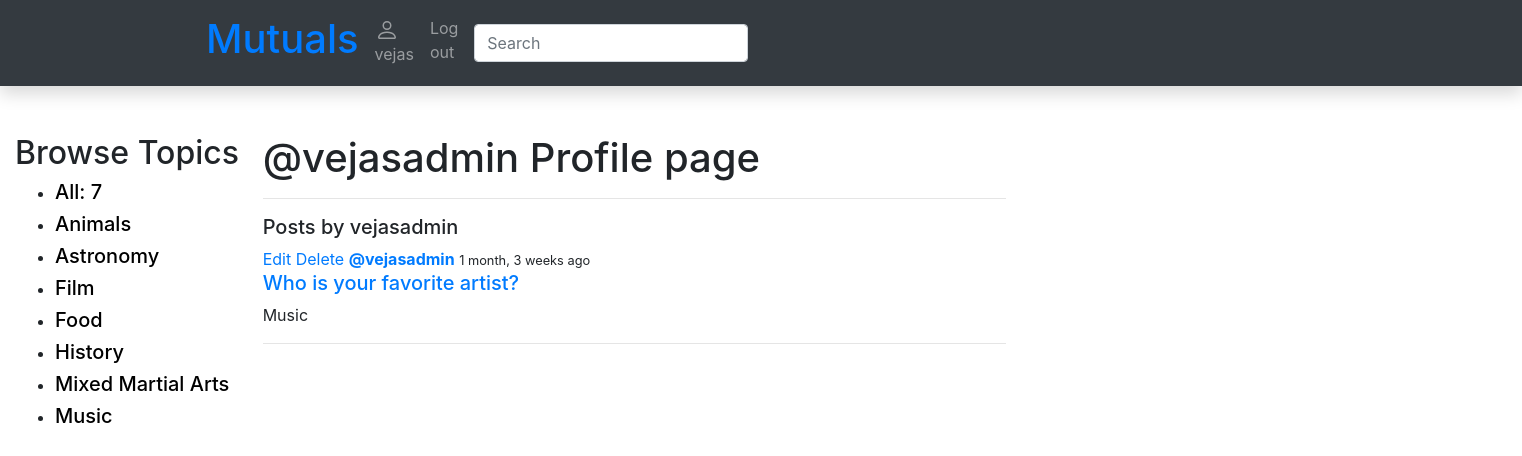
The page /profile/1/ (signed in) on the database its author committed.
### library/models.py (models this page shows, shortened)
class Interest(models.Model):
    name = models.CharField('Interest name', max_length=100)
    description = HTMLField()
    def __str__(self):
        return self.name
    class Meta:
        ordering = ['name']

class Post(models.Model):
    post_name = models.CharField('Post name', max_length=100)
    description = HTMLField()
    updated = models.DateTimeField(auto_now=True)
    created = models.DateTimeField(auto_now_add=True)
    interest_tag = models.ManyToManyField(Interest, related_name='interest_tag')
    post_host = models.ForeignKey(User, on_delete=models.SET_NULL, null=True)
    class Meta:
        ordering = ['-updated', 'created']

### library/views.py (the view)
# urls.py: path('profile/<str:pk>/', views.userProfile, name="user-profile"),
def userProfile(request, pk):
    user = User.objects.get(id=pk)
    userprof, created = SiteUser.objects.get_or_create(page_user=user)
    posts = user.post_set.all()
    post_comments = user.comment_set.all()
    interests = Interest.objects.all()
    context = {
        'user': user,
        'userprof': userprof,
        'posts': posts,
        'post_comments': post_comments,
        'interests': interests
    }
    return render(request, 'library/profile.html', context)

### library/templates/library/profile.html (shortened to what this page needs)
{% extends 'main.html' %}
{% load static %}
{% block content %}
<div class="profile-container">
    <div>
        {% include 'library/topics_component.html'  %}
    </div>
        <div>
        <h1>@{{user}} Profile page</h1>
        <hr>
        <h5>Posts by {{user}}</h5>
        {% include 'library/feed_component.html'  %}
        </div>
</div>
{% endblock content %}

### templates/navbar.html (shortened to what this page needs)
    <nav class="navbar navbar-expand-lg navbar-dark bg-dark static-top mb-5 shadow">
      <div class="container">
        <div class="collapse navbar-collapse" id="navbarResponsive">
              <a class="form-inline ml-0 mr-2" href="/">
                <h1>Mutuals</h1>
              </a>
          <ul class="navbar-nav ml-auto">
          {% if request.user.is_authenticated %}
                <li class="nav-item">
                    <a class="nav-link" href="{% url 'user-profile' request.user.id %}">
                {{request.user}}
                    </a>
                </li>
              <li class="nav-item"><a class="nav-link" href="{% url 'logout'%}">Log out</a>
              </li>
                  <li>
                     <form method="GET" action="{% url 'home' %}" class="form-inline my-2 my-3 md-5 ml-2">
                        <input class="form-control" type="text" name="q" placeholder="Search" />
                    </form>
                  </li>
              {% else %}
                <li class="nav-item"><a class="nav-link" href="{% url 'login'%}">Log in</a></li>
                <li class="nav-item"><a class="nav-link" href="{% url 'register'%}">Register</a></li>
              {% endif %}
            </ul>
          </div>
          <div class="col-sm-10 ">{% block content %}{% endblock %}</div>
        </div>
    </nav>

### library/templates/library/topics_component.html (shortened to what this page needs)
<div class="topics">
  <div class="topics__header">
    <h2>Browse Topics</h2>
  </div>
  <ul class="topics__list">
    <li>
      <h5><a style="color:black" href="{% url 'home' %}" class="active">All: <span>{{interests.count}}</span></a></h5>
    </li>
      {% for a in interests %}
    <li>
      <h5><a style="color:black" href="{% url 'home' %}?q={{ a.name }}">{{a.name}}</a></h5>
      {% endfor %}
  </ul>
</div>

### library/templates/library/feed_component.html
{% for a in posts %}
    <div>
        {% if user == a.post_host %}
        <a href="{% url 'update-post' a.id %}">Edit</a>
        <a href="{% url 'delete-post' a.id %}">Delete</a>
        {% endif %}
        {% if a.post_host.id %}
        <a href="{% url 'user-profile' a.post_host.id %}"><strong>@{{a.post_host}}</strong></a>
        {% endif %}
        <small>{{ a.updated |timesince}} ago </small>
        <h5><a href="{% url 'topic' a.id %}">{{a.post_name}}</a></h5>
        {% for i in a.interest_tag.all %}
        <p>{{i}}</p>
        {% endfor %}
        <hr>
    </div>
{% endfor %}

### library/templates/library/profile.html (style rules this page uses)
.profile-container { display: grid; grid-template-columns: 1fr 3fr 1fr; }

### rows shown on the page
Interest: name "Animals"
Interest: name "Astronomy"
Interest: name "Film"
Interest: name "Food"
Interest: name "History"
Interest: name "Mixed Martial Arts"
Interest: name "Music"
Post: shows "Edit", post_host "vejasadmin", updated "1 month, 3 weeks", post_name "Who is your favorite artist?"

### other values the page prints
{{ request.user }} "vejas"
{{ interests.count }} "7"
{{ user }} "vejasadmin"
